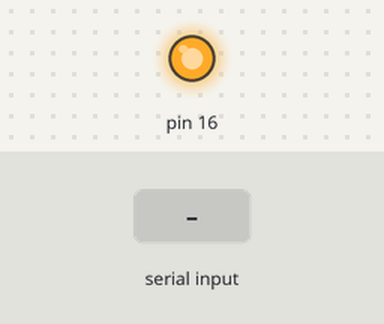
A sketch run on a simulated Arduino Uno, built with avr-gcc and run on an emulated ATmega328P. Parts: output pins drawn as LEDs (lit = HIGH). Inputs (shaded band) come from the test bench. What the sketch prints to the serial monitor is not drawn.

Above: at 1.2 s.
1.3 s: byte 1 (1) received over Serial
Timing chart, 0 to 4.3 s (numbered marks = the images above; inputs shaded):
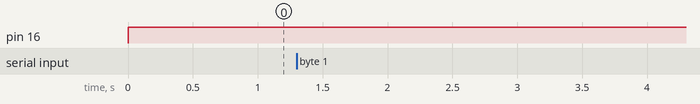

The sketch:

NukeLEDSerialComm.ino
```cpp
int c=0;
void setup()
{
 pinMode(16,OUTPUT);
 Serial.begin(115200);
}

void loop()
{

Serial.println("LED State:(0/1)");
c=Serial.read();
if(c==1)
 digitalWrite(16,LOW);
else
 digitalWrite(16,HIGH);
}
```
